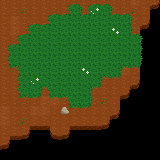

Below is a game level as drawn by its tile map, then a one-line description and the .tmx file that defines it, in full:
An orthogonal 16x16 tile map with 10x10 px tiles, 7 tile layers (grass and dirt, grass border U, grass border R, grass border D, ...).

<map version="1.10" tiledversion="1.10.1" orientation="orthogonal" renderorder="right-down" width="16" height="16" tilewidth="10" tileheight="10" infinite="0" nextlayerid="8" nextobjectid="1">
 <tileset firstgid="1" source="../../Tiles/thicket tiles.tsx" />
 <layer id="1" name="grass and dirt" width="16" height="16">
  <data encoding="csv">
1,1,1,1,1,1,1,1,1,1,1,1,1,15,1,20,
1,1,1,1,1,1,1,2,1,2,2,1,1,1,1,0,
1,15,1,1,1,2,2,2,2,2,2,2,2,1,20,0,
1,15,1,2,2,2,2,2,2,2,2,2,2,1,0,0,
1,1,2,2,2,2,2,2,2,2,2,2,2,2,0,0,
1,2,2,2,2,2,2,2,2,2,2,2,2,2,0,0,
1,2,2,2,2,2,2,2,2,2,2,2,2,2,0,0,
1,1,2,2,2,2,2,2,2,2,2,2,15,1,0,0,
1,1,2,2,2,2,2,2,2,2,1,1,1,20,0,0,
1,1,2,2,1,2,2,2,2,1,1,1,20,0,0,0,
1,1,1,1,15,15,1,2,2,1,1,1,0,0,0,0,
15,1,1,15,15,1,1,1,1,1,1,20,0,0,0,0,
15,1,1,1,1,1,1,1,1,1,20,0,0,0,0,0,
1,1,20,0,0,21,20,0,0,0,0,0,0,0,0,0,
20,0,0,0,0,0,0,0,0,0,0,0,0,0,0,0,
0,0,0,0,0,0,0,0,0,0,0,0,0,0,0,0
</data>
 </layer>
 <layer id="2" name="grass border U" width="16" height="16">
  <data encoding="csv">
0,0,0,0,0,0,0,8,0,8,8,0,0,0,0,0,
0,0,0,0,0,8,8,0,8,0,0,8,8,0,0,0,
0,0,0,8,8,0,0,0,0,0,0,0,0,0,0,0,
0,0,8,0,0,0,0,0,0,0,0,0,0,8,0,0,
0,8,0,0,0,0,0,0,0,0,0,0,0,0,0,0,
0,0,0,0,0,0,0,0,0,0,0,0,0,0,0,0,
0,0,0,0,0,0,0,0,0,0,0,0,0,0,0,0,
0,0,0,0,0,0,0,0,0,0,0,0,0,0,0,0,
0,0,0,0,0,0,0,0,0,0,0,0,0,0,0,0,
0,0,0,0,0,0,0,0,0,0,0,0,0,0,0,0,
0,0,0,0,0,0,0,0,0,0,0,0,0,0,0,0,
0,0,0,0,0,0,0,0,0,0,0,0,0,0,0,0,
0,0,0,0,0,0,0,0,0,0,0,0,0,0,0,0,
0,0,0,0,0,0,0,0,0,0,0,0,0,0,0,0,
0,0,0,0,0,0,0,0,0,0,0,0,0,0,0,0,
0,0,0,0,0,0,0,0,0,0,0,0,0,0,0,0
</data>
 </layer>
 <layer id="3" name="grass border R" width="16" height="16">
  <data encoding="csv">
0,0,0,0,0,0,0,0,0,0,0,0,0,0,0,0,
0,0,0,0,0,0,0,0,9,0,0,9,0,0,0,0,
0,0,0,0,0,0,0,0,0,0,0,0,0,9,0,0,
0,0,0,0,0,0,0,0,0,0,0,0,0,9,0,0,
0,0,0,0,0,0,0,0,0,0,0,0,0,0,9,0,
0,0,0,0,0,0,0,0,0,0,0,0,0,0,9,0,
0,0,0,0,0,0,0,0,0,0,0,0,0,0,9,0,
0,0,0,0,0,0,0,0,0,0,0,0,9,0,0,0,
0,0,0,0,0,0,0,0,0,0,9,0,0,0,0,0,
0,0,0,0,9,0,0,0,0,9,0,0,0,0,0,0,
0,0,0,0,0,0,0,0,0,9,0,0,0,0,0,0,
0,0,0,0,0,0,0,0,0,0,0,0,0,0,0,0,
0,0,0,0,0,0,0,0,0,0,0,0,0,0,0,0,
0,0,0,0,0,0,0,0,0,0,0,0,0,0,0,0,
0,0,0,0,0,0,0,0,0,0,0,0,0,0,0,0,
0,0,0,0,0,0,0,0,0,0,0,0,0,0,0,0
</data>
 </layer>
 <layer id="4" name="grass border D" width="16" height="16">
  <data encoding="csv">
0,0,0,0,0,0,0,0,0,0,0,0,0,0,0,0,
0,0,0,0,0,0,0,0,0,0,0,0,0,0,0,0,
0,0,0,0,0,0,0,0,0,0,0,0,0,0,0,0,
0,0,0,0,0,0,0,0,0,0,0,0,0,0,0,0,
0,0,0,0,0,0,0,0,0,0,0,0,0,0,0,0,
0,0,0,0,0,0,0,0,0,0,0,0,0,0,0,0,
0,0,0,0,0,0,0,0,0,0,0,0,0,0,0,0,
0,11,0,0,0,0,0,0,0,0,0,0,11,11,0,0,
0,0,0,0,0,0,0,0,0,0,11,11,0,0,0,0,
0,0,0,0,11,0,0,0,0,11,0,0,0,0,0,0,
0,0,11,11,0,11,11,0,0,0,0,0,0,0,0,0,
0,0,0,0,0,0,0,11,11,0,0,0,0,0,0,0,
0,0,0,0,0,0,0,0,0,0,0,0,0,0,0,0,
0,0,0,0,0,0,0,0,0,0,0,0,0,0,0,0,
0,0,0,0,0,0,0,0,0,0,0,0,0,0,0,0,
0,0,0,0,0,0,0,0,0,0,0,0,0,0,0,0
</data>
 </layer>
 <layer id="5" name="grass border L" width="16" height="16">
  <data encoding="csv">
0,0,0,0,0,0,0,0,0,0,0,0,0,0,0,0,
0,0,0,0,0,0,10,0,10,0,0,0,0,0,0,0,
0,0,0,0,10,0,0,0,0,0,0,0,0,0,0,0,
0,0,10,0,0,0,0,0,0,0,0,0,0,0,0,0,
0,10,0,0,0,0,0,0,0,0,0,0,0,0,0,0,
10,0,0,0,0,0,0,0,0,0,0,0,0,0,0,0,
10,0,0,0,0,0,0,0,0,0,0,0,0,0,0,0,
0,10,0,0,0,0,0,0,0,0,0,0,0,0,0,0,
0,10,0,0,0,0,0,0,0,0,0,0,0,0,0,0,
0,10,0,0,10,0,0,0,0,0,0,0,0,0,0,0,
0,0,0,0,0,0,10,0,0,0,0,0,0,0,0,0,
0,0,0,0,0,0,0,0,0,0,0,0,0,0,0,0,
0,0,0,0,0,0,0,0,0,0,0,0,0,0,0,0,
0,0,0,0,0,0,0,0,0,0,0,0,0,0,0,0,
0,0,0,0,0,0,0,0,0,0,0,0,0,0,0,0,
0,0,0,0,0,0,0,0,0,0,0,0,0,0,0,0
</data>
 </layer>
 <layer id="6" name="decor" width="16" height="16">
  <data encoding="csv">
0,0,0,0,0,0,0,0,0,0,0,0,0,0,0,0,
0,0,13,0,0,0,0,0,0,14,0,0,0,13,0,0,
0,0,0,0,0,0,0,0,0,0,0,0,0,0,0,0,
0,0,0,0,0,0,0,0,0,0,0,12,0,0,0,0,
0,0,0,0,0,0,0,0,0,0,0,0,0,0,0,0,
0,0,0,0,0,0,0,0,0,0,0,0,0,0,0,0,
0,0,0,0,0,0,0,0,0,0,0,0,0,0,0,0,
0,0,0,0,0,0,0,0,12,0,0,0,0,0,0,0,
0,0,0,14,0,0,0,0,0,0,0,0,0,0,0,0,
0,0,0,0,0,0,0,0,0,0,0,0,0,0,0,0,
0,0,0,0,0,0,0,0,0,0,13,0,0,0,0,0,
0,0,0,0,0,0,16,0,0,0,0,0,0,0,0,0,
0,0,13,0,0,0,0,0,0,0,0,0,0,0,0,0,
0,0,0,0,0,0,0,0,0,0,0,0,0,0,0,0,
0,0,0,0,0,0,0,0,0,0,0,0,0,0,0,0,
0,0,0,0,0,0,0,0,0,0,0,0,0,0,0,0
</data>
 </layer>
 <layer id="7" name="collision" width="16" height="16">
  <data encoding="csv">
0,0,0,0,0,0,0,0,0,0,0,0,0,0,0,0,
0,0,0,0,0,0,0,0,0,0,0,0,0,0,0,37,
0,0,0,0,0,0,0,0,0,0,0,0,0,0,0,37,
0,0,0,0,0,0,0,0,0,0,0,0,0,0,37,37,
0,0,0,0,0,0,0,0,0,0,0,0,0,0,37,37,
0,0,0,0,0,0,0,0,0,0,0,0,0,0,37,37,
0,0,0,0,0,0,0,0,0,0,0,0,0,0,37,37,
0,0,0,0,0,0,0,0,0,0,0,0,0,0,37,37,
0,0,0,0,0,0,0,0,0,0,0,0,0,0,37,37,
0,0,0,0,0,0,0,0,0,0,0,0,0,37,37,37,
0,0,0,0,0,0,0,0,0,0,0,0,37,37,37,37,
0,0,0,0,0,0,0,0,0,0,0,0,37,37,37,37,
0,0,0,0,0,0,0,0,0,0,0,37,37,37,37,37,
0,0,0,37,37,0,0,37,37,37,37,37,37,37,37,37,
0,37,37,37,37,37,37,37,37,37,37,37,37,37,37,37,
37,37,37,37,37,37,37,37,37,37,37,37,37,37,37,37
</data>
 </layer>
</map>
